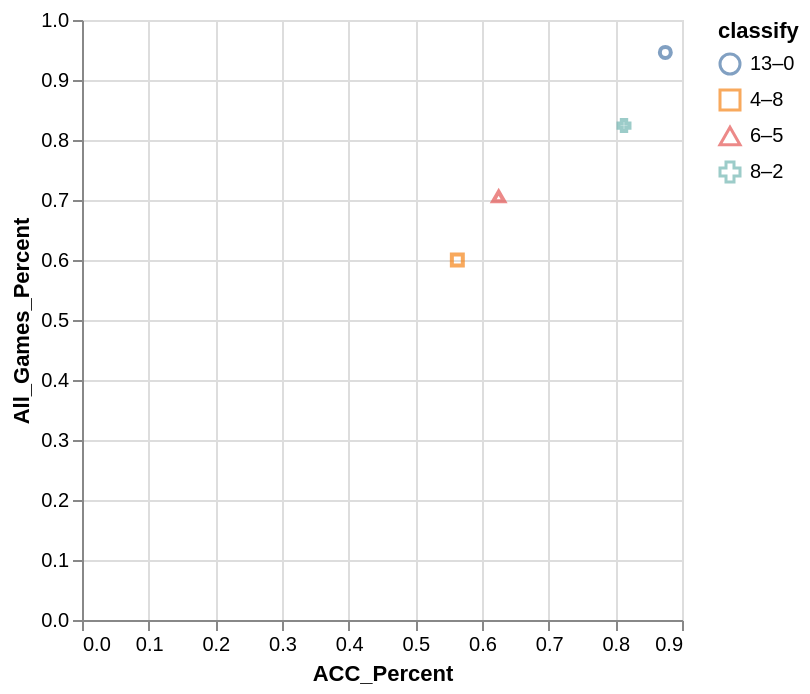

This figure's Vega-Lite source:
### Vega-Lite specification from a JSON file in a GitHub repository (floating-point values rounded to 4 significant figures)
{"data": {"values": [{"x_data": 0.875, "y_data": 0.946, "classify": "13–0"}, {"x_data": 0.563, "y_data": 0.6, "classify": "4–8"}, {"x_data": 0.625, "y_data": 0.706, "classify": "6–5"}, {"x_data": 0.813, "y_data": 0.824, "classify": "8–2"}]}, "mark": "point", "encoding": {"x": {"field": "x_data", "type": "quantitative", "title": "ACC_Percent", "scale": {"zero": "false"}}, "y": {"field": "y_data", "type": "quantitative", "title": "All_Games_Percent", "scale": {"zero": "false"}}, "color": {"field": "classify", "type": "nominal"}, "shape": {"field": "classify", "type": "nominal"}}}
